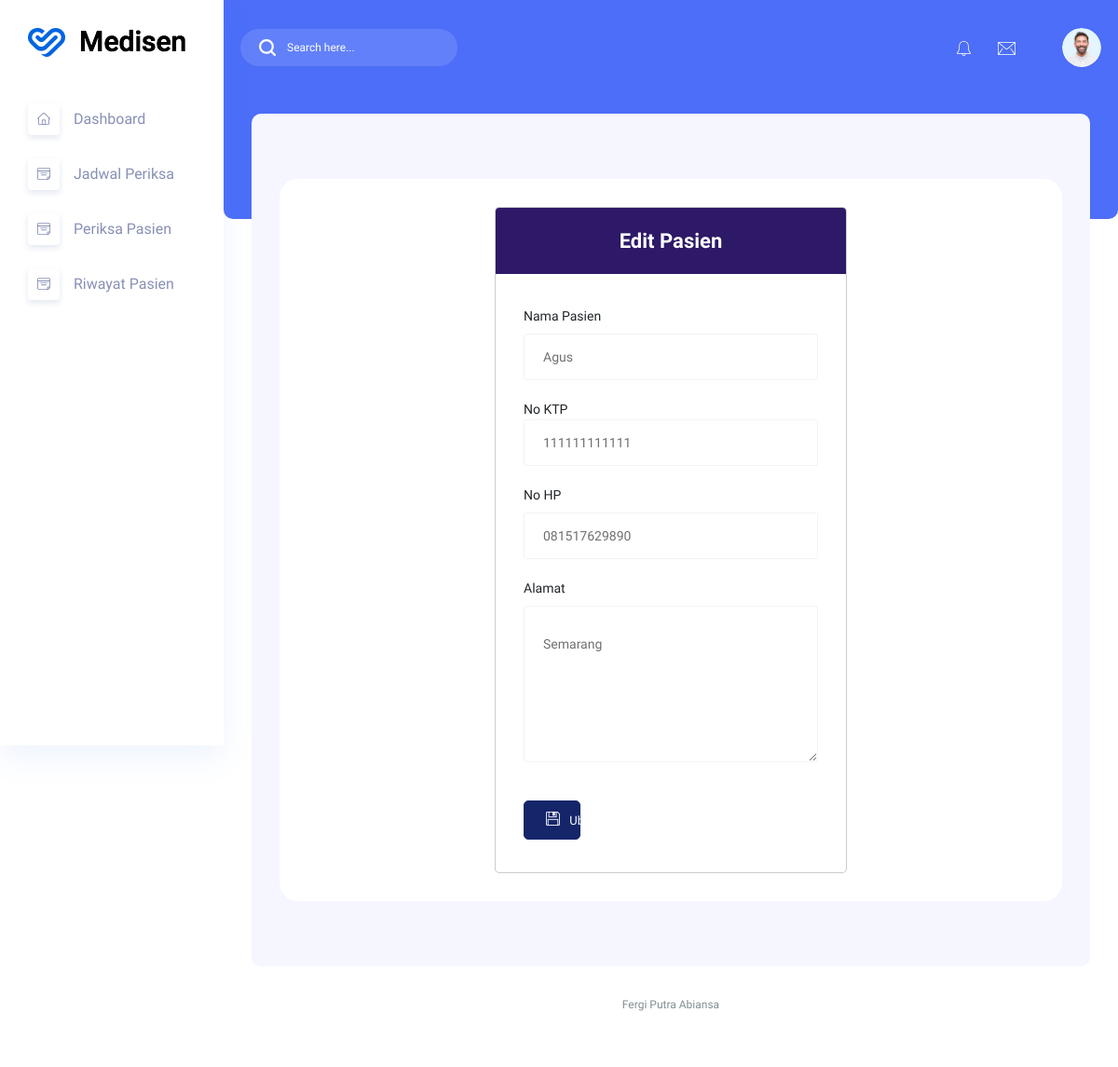
Screenshot of /admin/edit_pasien.php?id=1 (signed in) with the database file from the repository.
### tables this page shows
CREATE TABLE `pasien` (
  `id` int(11) UNSIGNED NOT NULL,
  `nama` varchar(255) NOT NULL,
  `password` varchar(255) DEFAULT NULL,
  `alamat` varchar(255) NOT NULL,
  `no_ktp` varchar(255) NOT NULL,
  `no_hp` varchar(50) NOT NULL,
  `no_rm` varchar(25) NOT NULL
);

### admin/edit_pasien.php (the view, shortened to what this page needs)
<?php
include '../koneksi.php';
if (isset($_GET['id'])) {
    $id = $_GET['id'];
    $query = mysqli_query($mysqli, "SELECT * FROM pasien WHERE id = '$id'");
    $pasien = mysqli_fetch_array($query);
}
?>
<!DOCTYPE html>
<html lang="zxx">
<head>
    <link rel="stylesheet" href="../assets/css/bootstrap1.min.css" />
    <link rel="stylesheet" href="../assets/vendors/themefy_icon/themify-icons.css" />
    <link rel="stylesheet" href="../assets/vendors/font_awesome/css/all.min.css" />
    <link rel="stylesheet" href="../assets/vendors/scroll/scrollable.css" />
    <link rel="stylesheet" href="../assets/css/metisMenu.css">
    <link rel="stylesheet" href="../assets/css/style1.css" />
    <link rel="stylesheet" href="../assets/css/colors/default.css" id="colorSkinCSS">
</head>
<body class="crm_body_bg">
    <?php include '../components/sidebar.php'; ?>
    <section class="main_content dashboard_part large_header_bg">
        <?php include '../components/navbar.php'; ?>
        <div class="main_content_iner ">
            <div class="container-fluid p-0">
                <div class="row justify-content-center">
                    <div class="col-12">
                    </div>
                    <div class="col-lg-12">
                        <div class="white_box mb_30">
                            <div class="row justify-content-center">
                                <div class="col-lg-6">
                                    <div class="modal-content cs_modal">
                                        <div class="modal-header justify-content-center theme_bg_1">
                                            <h5 class="modal-title text_white">Edit Pasien</h5>
                                        </div>
                                        <div class="modal-body">
                                            <form action="proses_edit_pasien.php" method="post">
                                                <div class="form-group mb-3">
                                                    <label for="nama" class="form-label">Nama Pasien</label>
                                                    <input type="text" class="form-control" id="nama" name="nama" value="<?php echo $pasien['nama'] ?>" required>
                                                </div>
                                                <div class="form-group mb-3">
                                                    <label for="no_ktp">No KTP</label>
                                                    <input type="text" class="form-control" id="no_ktp" name="no_ktp" value="<?php echo $pasien['no_ktp'] ?>" required>
                                                </div>
                                                <div class="form-group mb-3">
                                                    <label for="no_hp" class="form-label">No HP</label>
                                                    <input type="number" class="form-control" id="no_hp" name="no_hp" value="<?php echo $pasien['no_hp'] ?>" required>
                                                </div>
                                                <div class="form-group mb-3">
                                                    <label for="alamat" class="form-label">Alamat</label>
                                                    <textarea class="form-control" id="alamat" name="alamat" required><?php echo $pasien['alamat'] ?></textarea>
                                                </div>
                                                <div class="row">
                                                    <div class="col-md-3">
                                                        <button type="submit" class="btn btn_1 btn-block"><i class="ti-save"></i> Ubah</button>
                                                    </div>
                                                </div>
                                            </form>
                                        </div>
                                    </div>
                                </div>
                            </div>
                        </div>
                    </div>
                </div>
            </div>
        </div>
        <div class="footer_part">
            <div class="container-fluid">
                <div class="row">
                    <div class="col-lg-12">
                        <div class="footer_iner text-center">
                            <p> Fergi Putra Abiansa </p>
                        </div>
                    </div>
                </div>
            </div>
        </div>
    </section>
</body>
</html>

### rows the page displays
pasien: nama "Agus", no_ktp "111111111111", no_hp "081517629890", alamat "Semarang"
